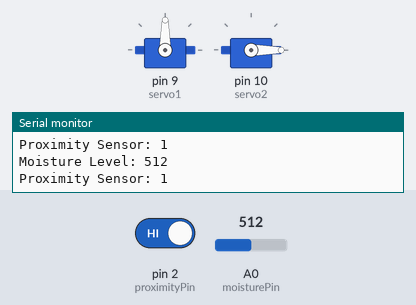
Bench run of a sketch on a simulated Arduino Uno, built with avr-gcc and run on an emulated ATmega328P. Parts: 2 × servo, the last lines printed to the serial monitor. The inputs (shaded band) are chosen by the test bench; at power-on: A0 (moisturePin) = 512, pin 2 (proximityPin) HIGH.

Above: at 1.3 s.
1.4 s: A0 (moisturePin) set to 489
At 1.9 s:
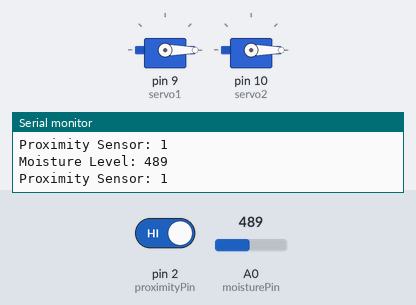
3.0 s: pin 2 (proximityPin) driven LOW
At 4.2 s:
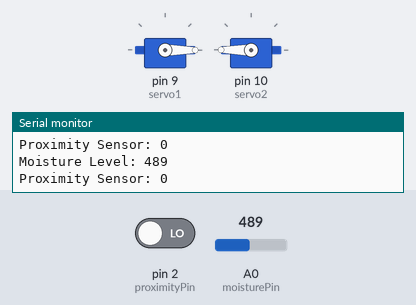
4.5 s: A0 (moisturePin) set to 510
At 5.6 s:
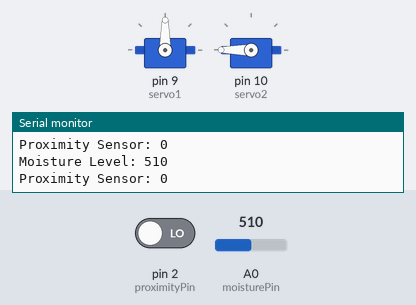
6.0 s: A0 (moisturePin) set to 490
At 6.8 s:
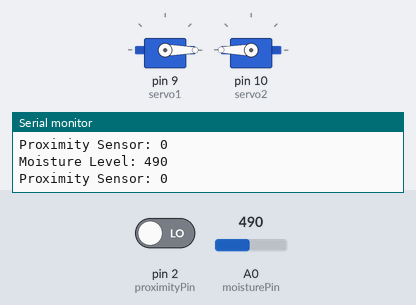
7.5 s: A0 (moisturePin) set to 511
At 8.0 s:
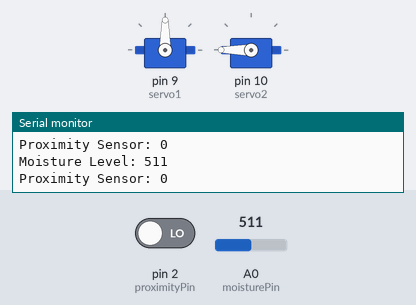
Timing chart, 0 to 10.0 s (numbered marks = the images above; inputs shaded):
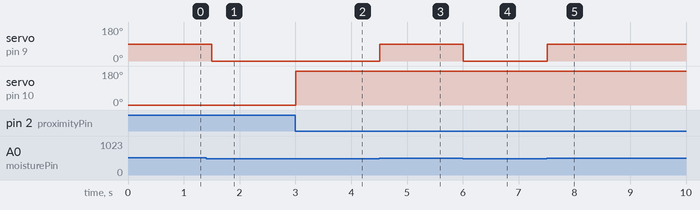

The sketch:

SMART_WASTE_SEGREGATION_BINS.ino
```cpp
#include <Servo.h>


Servo servo1;
Servo servo2;


const int moisturePin = A0;
const int proximityPin = 2;

// Servo Positions
int dryPosition = 0;
int wetPosition = 90;
int detectedPosition = 180;

void setup() {
    Serial.begin(9600);

    // Attach servos
    servo1.attach(9);
    servo2.attach(10);


    pinMode(proximityPin, INPUT);
}

void loop() {

    int moistureValue = analogRead(moisturePin);
    Serial.print("Moisture Level: ");
    Serial.println(moistureValue);


    int proximityStatus = digitalRead(proximityPin);
    Serial.print("Proximity Sensor: ");
    Serial.println(proximityStatus);

    // Moisture Control
    if (moistureValue < 500) {
        servo1.write(dryPosition);
    } else {
        servo1.write(wetPosition);
    }


    if (proximityStatus == LOW) {
        servo2.write(detectedPosition);
    } else {
        servo2.write(0);
    }

    delay(500);
}
```

Measured:
- the behaviour switches between 500 and 499 on A0 (moisturePin) (found by bisection; images 0 and 1)
- after the input at 1.4 s, servo on pin 9 (servo1): 90° → 0° after 0.10 s
- after the input at 3.0 s, servo on pin 10 (servo2): 0° → 180° at once
- after the input at 4.5 s, servo on pin 9 (servo1): 0° → 90° at once
- after the input at 6.0 s, servo on pin 9 (servo1): 90° → 0° at once
- after the input at 7.5 s, servo on pin 9 (servo1): 0° → 90° at once
